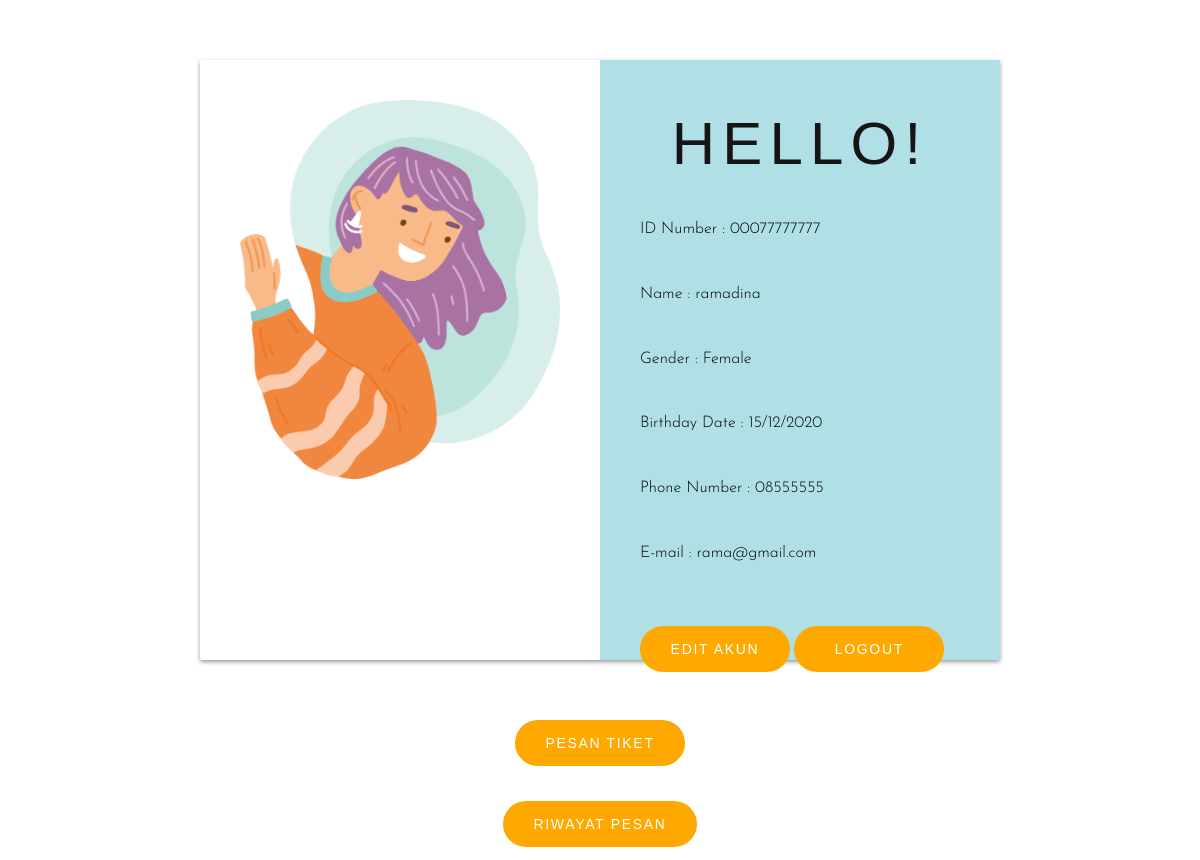
Screenshot of /akun.php?target=rama@gmail.com with the database file from the repository.
### tables this page shows
CREATE TABLE `akun` (
  `email` varchar(50) NOT NULL,
  `no_ID` varchar(20) NOT NULL,
  `tipe_id` text NOT NULL,
  `no_telpon` varchar(15) NOT NULL,
  `nama_lengkap` text NOT NULL,
  `jenis_kelamin` varchar(6) NOT NULL,
  `tanggal_lahir` varchar(10) NOT NULL,
  `alamat` text NOT NULL,
  `sandi` varchar(20) NOT NULL
);

### akun.php (the view, shortened to what this page needs)
<!DOCTYPE html>
<html>
<head>
    <link rel="stylesheet" type="text/css" href="css/keretaapi.css">
    <link rel="stylesheet" href="css/keretaapi.css">
    <link rel="stylesheet" type="text/css" href="css/style.css" rel="stylesheet" media="all">
    <link rel="stylesheet" href="css/bootstrap.min.css">
    <link rel="stylesheet" href="css/fontawesome.min.css">
    <link rel="stylesheet" href="//code.jquery.com/ui/1.12.1/themes/base/jquery-ui.css">
    <link rel="stylesheet" href="/resources/demos/style.css">
</head>
<body style="background: none;">
    <div id="login-box">
            <?php
            require('database.php');
            $target=isset($_GET['target']) ? $_GET['target'] : '';
            $hasilselect = mysqli_query($connect,"SELECT * FROM akun where email = '$target'");
                while($hasilrow = mysqli_fetch_array($hasilselect)){
                echo "<div class='right'>
                        <h1 style='text-align: center; font-family: 'Caveat', cursive;'> Hello!</h1>
                            <p class='kecil'> ID Number : <span style='font-family: 'Roboto', sans-serif; font-size: 16px'></span>".$hasilrow['no_ID']."</p><br/>
                            <p class='kecil'> Name : <span style='font-family: 'Roboto', sans-serif; font-size: 16px'></span>".$hasilrow['nama_lengkap']."</p><br/>
                            <p class='kecil'> Gender : <span style='font-family: 'Roboto', sans-serif; font-size: 16px'></span>".$hasilrow['jenis_kelamin']."</p><br/>
                            <p class='kecil'> Birthday Date : <span style='font-family: 'Roboto', sans-serif; font-size: 16px'></span>".$hasilrow['tanggal_lahir']."</p><br/>
                            <p class='kecil'> Phone Number : <span style='font-family: 'Roboto', sans-serif; font-size: 16px'></span>".$hasilrow['no_telpon']."</p><br/>
                            <p class='kecil'> E-mail : <span style='font-family: 'Roboto', sans-serif; font-size: 16px'></span>".$hasilrow['email']."</p><br/>
                            <a class='button button-xs button-secondary button-nina' type='submit' value='edit' name='edit' href='editakun.php?target=".$hasilrow['no_ID']."' role='button'>EDIT AKUN</a>
                            <a class='button button-xs button-secondary button-nina' type='submit' value='edit' name='edit' href='logout.php' role='button'>LOGOUT</a>
                    </div>
                    <div class='left2'>"; if($hasilrow['jenis_kelamin']==='Male'){echo "<img src='css/img/cowo.png'>";}else{echo "<img src='css/img/cewe.png'>";}
                    echo "</div>
                    </div>
                    <center><a class='button button-xs button-secondary button-nina' target='_blank' type='submit' value='pesan' name='pesan' href='index.php?target=home&email=".$hasilrow['email']."' role='button'>pesan tiket</a>
                    <br/><a class='button button-xs button-secondary button-nina' target='_blank' type='submit' value='pesan' name='riwayat' href='riwayat.php?email=".$hasilrow['email']."' role='button'>Riwayat Pesan</a><center>"
    ;} ?></body>
</html>

### css/keretaapi.css (style rules this page uses)
#login-box { position: relative; margin: 5% auto; width: 800px; height: 600px; background: #FFF; border-radius: 2px; box-shadow: 0 2px 4px rgba(0, 0, 0, 0.4); }
.left2 { position: block; top: auto; left: 0; box-sizing: border-box; padding: 40px; width: 400px; height: 800px; background: none; }
.right { position: absolute; top: 0; right: 0; box-sizing: border-box; padding: 40px; width: 400px; height: 600px; background-color: powderblue; }
.kecil { font-family: 'Josefin Sans', sans-serif; font-size: 16px; color: black; }

### rows the page displays
akun: no_ID "00077777777", nama_lengkap "ramadina", jenis_kelamin "Female", tanggal_lahir "15/12/2020", no_telpon "08555555", email "rama@gmail.com"
